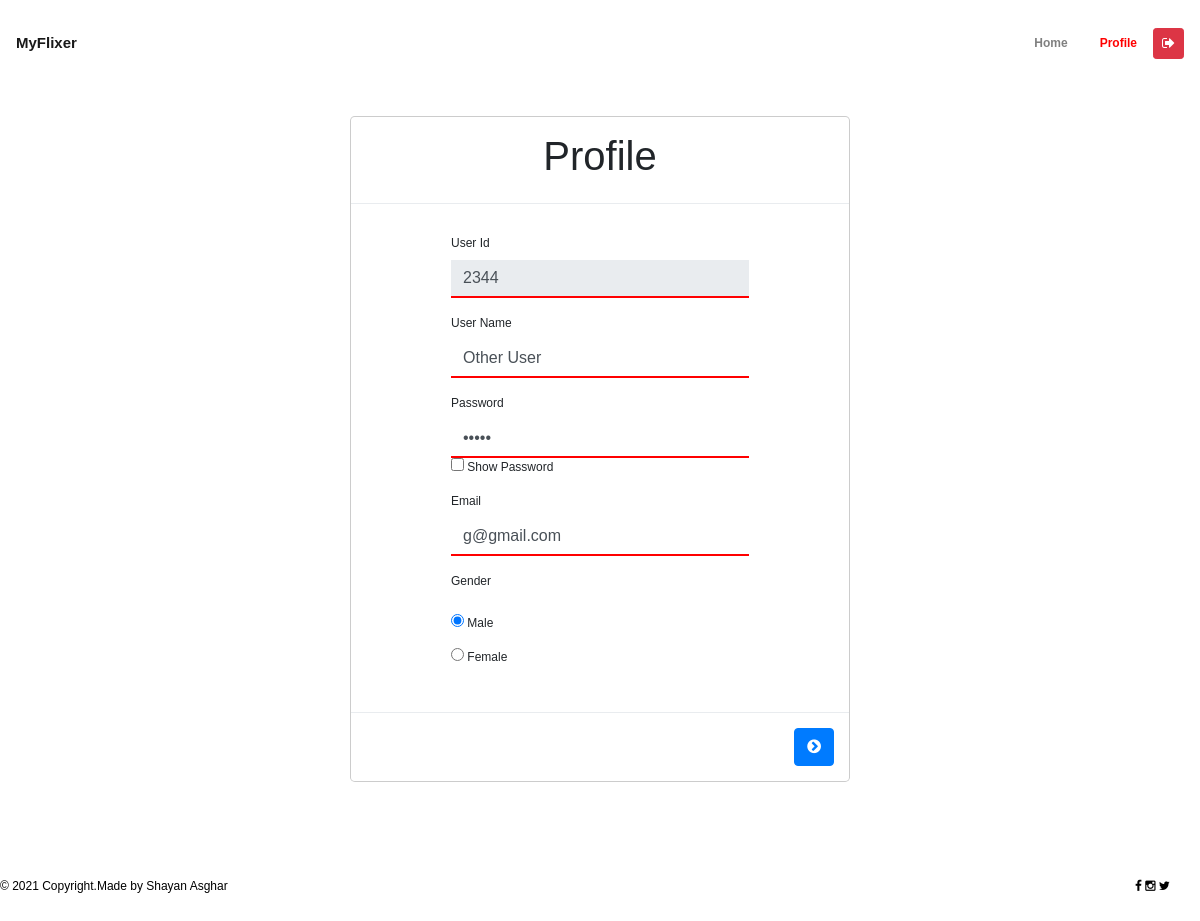
Page /user/profile (signed in) on the earlier database version.
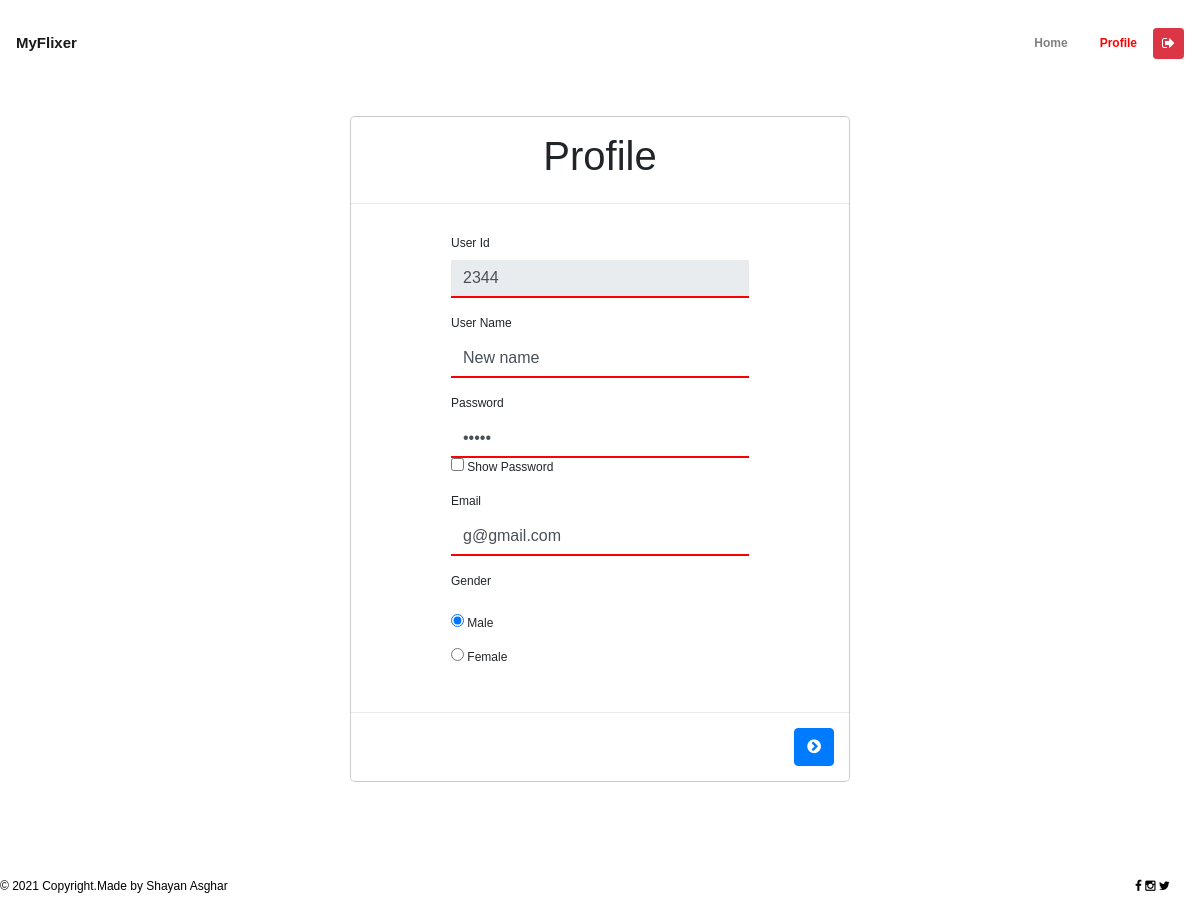
Same page on the later database version.
### Flixer/models.py (models this page shows, shortened)
class User(models.Model):
    user_id = models.CharField(max_length=30, primary_key=True)
    name = models.CharField(max_length=200)
    password = models.CharField(max_length=20)
    gender = models.CharField(max_length=2,
                              choices=[('M', 'Male'),
                                       ('F', 'Female')])
    email = models.EmailField()

### Flixer/views.py (the view)
# urls.py: path('user/profile', views.userProfile, name="user-profile"),
def userProfile(request):
    if request.session.get('admin', False) or request.session.get('user', False):
        user_data = User.objects.filter(user_id=request.session['userId']).get()
        return render(request, 'user_pages/editUser.html', {'user_data': user_data})
    else:
        return start(request)

### Flixer/templates/user_pages/editUser.html (shortened to what the changed rows need)
<!DOCTYPE html>
<html lang="en">
	<head>
        {% load static %}
		<link rel="stylesheet" type="text/css" href="{% static 'css/font-awesome.min.css' %}">
		<link rel="stylesheet" type = "text/css" href="{% static 'css/bootstrap.min.css' %}">
		<link rel="stylesheet" type="text/css" href="{% static 'css/styleUser.css' %}">
	</head>
	<body style="font-size: 12px;">
		<div class="main">
            <div class="content" style = "align-items: flex-start;">
				<div class="container-fluid">
                    <div class = "moviesTable">
                        <div class="myform" id="exampleModalCenter" tabindex="-1" role="dialog" aria-labelledby="exampleModalCenterTitle" aria-hidden="true">
                          <div class="modal-dialog modal-dialog-centered" role="document">
                            <div class="modal-content">
                              <form id = "formEdit" action = "{% url 'Flixer:save-edit-user' %}" method="post">
                                <div class="modal-header" style = "justify-content: space-around;">
			                    <h1>Profile</h1>
                                </div>
                             <div class="modal-body">
                                 <div class = "form-group">
                                     <label for = "userid">User Id</label>
                                     <input readonly class = "form-control" type="text" name = "user_id" id="userId" value = "{{ user_data.user_id }}" placeholder="Enter a user Id">
                                 </div>
                                 <div class = "form-group">
                                    <label for = "username">User Name</label>
                                     <input required class = "form-control" type="text" name = "user_name" id="username" value ="{{ user_data.name }}" placeholder="Enter a user name">
                                 </div>
                                 <div class = "form-group">
                                     <label for = "password1">Password</label>
                                     <input required class = "form-control" type="password" name = "pass1" id="password1" value = "{{ user_data.password }}" placeholder="Enter a password">
                                     <input type="checkbox" onclick="showpass()"> Show Password
                                 </div>
                                 <div class = "form-group">
                                     <label for = "email1">Email</label>
                                     <input required class = "form-control" type="email" onchange="" name = "email1" id="email1" value = "{{  user_data.email }}" placeholder="Enter an email">
                                </div>
                              </div>
                              </form>
                            </div>
                          </div>
                        </div>
                    </div>
				</div>
            </div>
        </div>
</body>
</html>

Differences in the rows shown:
changed User "g@gmail.com": user_name "Other User" → "New name"
